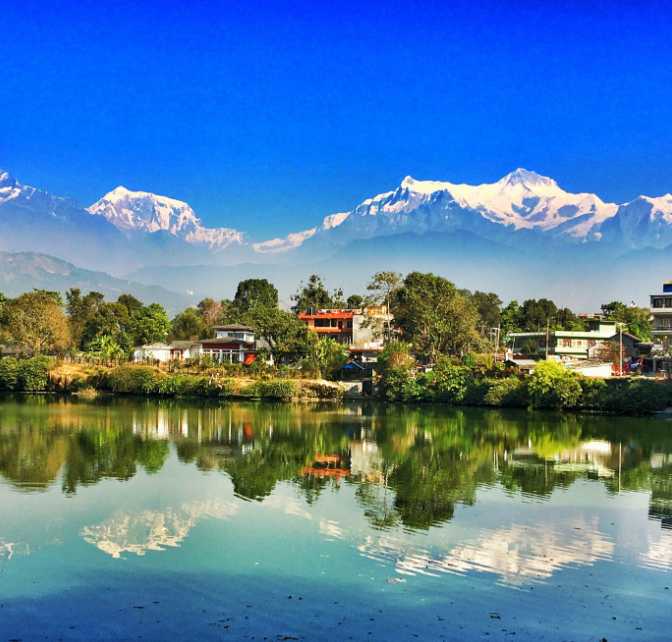
#> input picture Photos/nepal.png, 672 x 642 px
$ python splitmerge.py
#> lines starting #> are read from the running program, lines starting #| are printed output that depends on the picture
import cv2 as cv
import numpy as np
import sys
import os

img = cv.imread("Photos/nepal.png")
#> img is the input picture: shape (642, 672, 3); mean B, G, R 160.8, 122.7, 80.6

if img is None:
    print("Error: Could not read the image. Please check the file path.")
    print(f"Attempted to load from: {os.path.abspath('Photos/nepal.png')}")
    sys.exit(1)

cv.imshow("nepal",img)

blank = np.zeros(img.shape[:2],dtype='uint8')
b,g,r = cv.split(img)
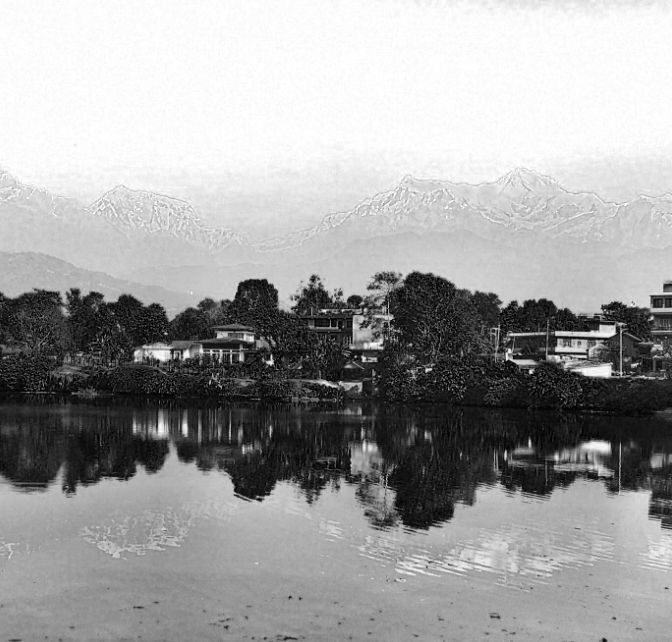
#> b: shape (642, 672); min 0, max 255, mean 160.8
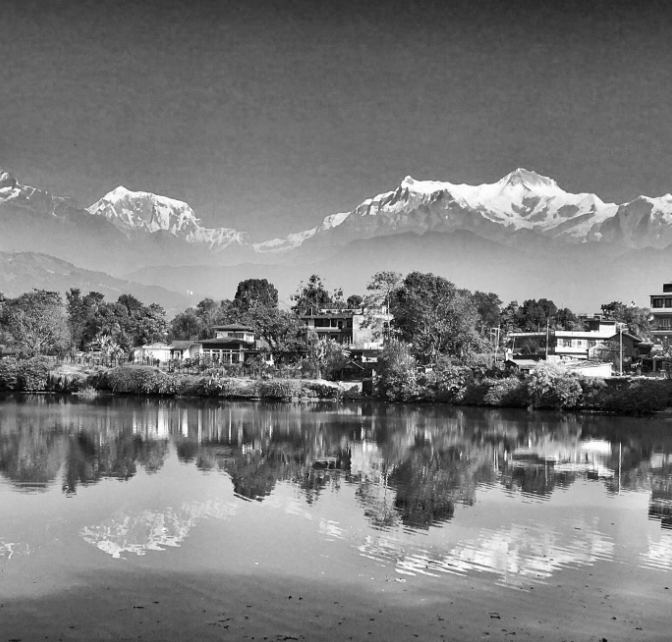
#> g: shape (642, 672); min 0, max 255, mean 122.7
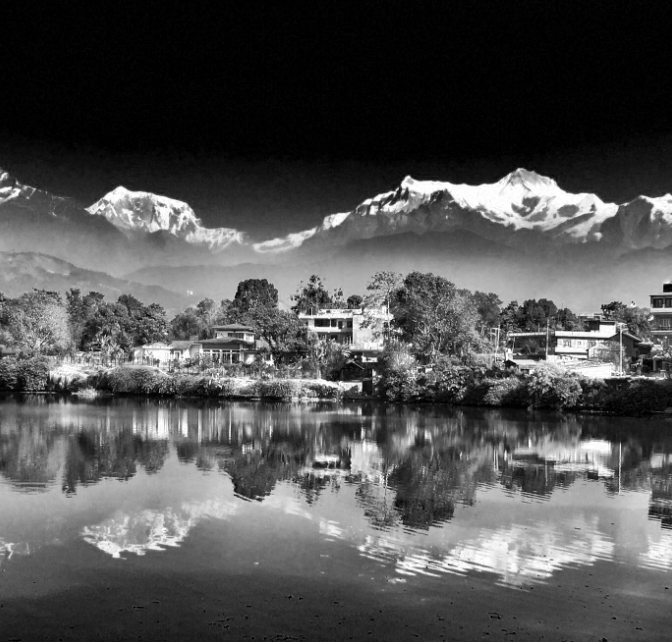
#> r: shape (642, 672); min 0, max 255, mean 80.6

cv.imshow("blue",b)
cv.imshow("red",r)
cv.imshow("green",g)

print(img.shape)
#| (642, 672, 3)
print(r.shape)
#| (642, 672)
print(g.shape)
#| (642, 672)
print(b.shape)
#| (642, 672)

merged = cv.merge([b,g,r])
cv.imshow("merge",merged)

blue = cv.merge([b,blank,blank])
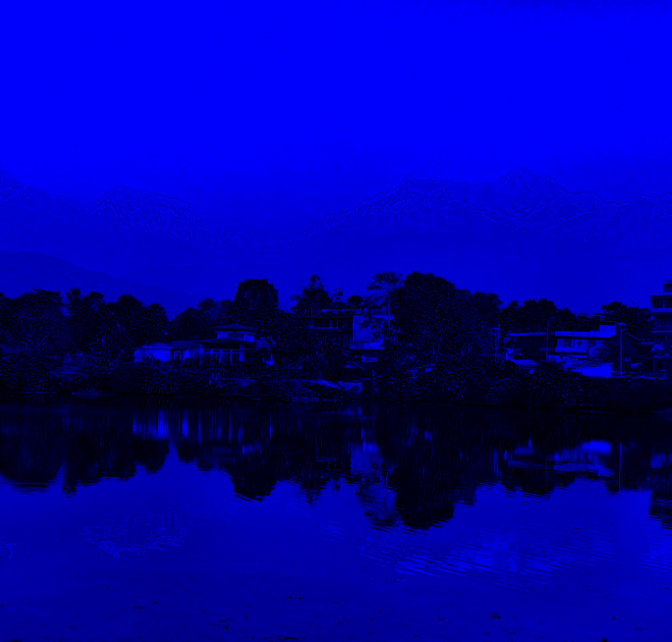
#> blue: shape (642, 672, 3); mean of channels 0, 1, 2 160.8, 0, 0; drawn as B, G, R
red = cv.merge([blank,blank,r])
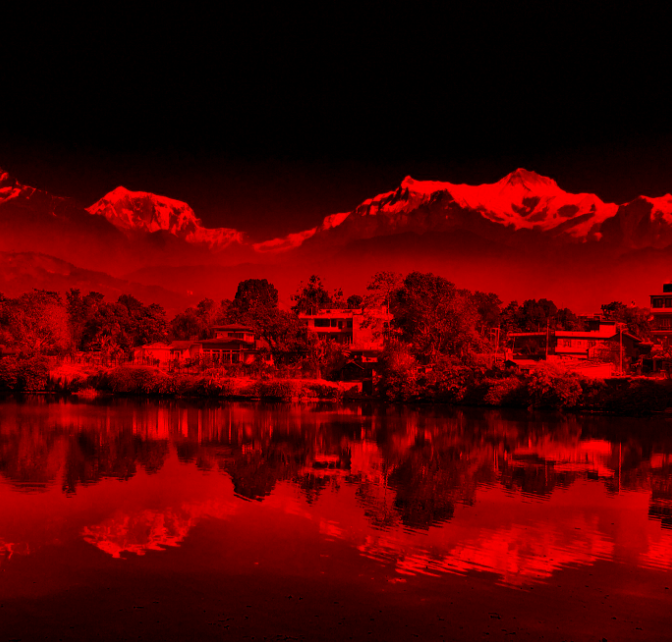
#> red: shape (642, 672, 3); mean of channels 0, 1, 2 0, 0, 80.6; drawn as B, G, R
green = cv.merge([blank,g,blank])
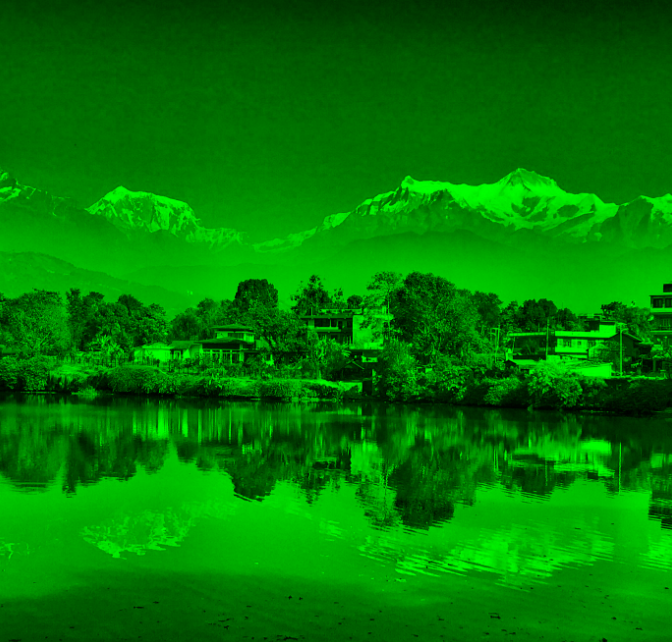
#> green: shape (642, 672, 3); mean of channels 0, 1, 2 0, 122.7, 0; drawn as B, G, R
cv.imshow("blue",blue)
cv.imshow("green",green)
cv.imshow("red",red)
cv.waitKey(0)

$ run again, with Photos/cat.png copied over Photos/nepal.png
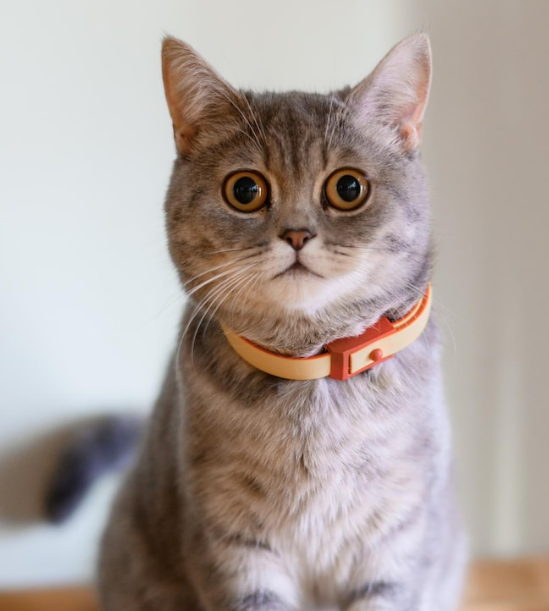
#> input picture Photos/cat.png, 549 x 611 px
#> img is the input picture: shape (611, 549, 3); mean B, G, R 157.5, 162.6, 173.8
#| (611, 549, 3)
#| (611, 549)
#| (611, 549)
#| (611, 549)
#> `red = cv.merge([blank,blank,r])`:
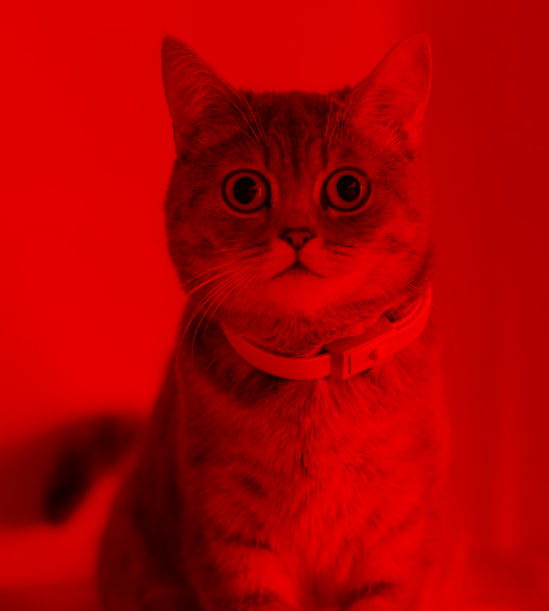
#> red: shape (611, 549, 3); mean of channels 0, 1, 2 0, 0, 173.8; drawn as B, G, R
#> `green = cv.merge([blank,g,blank])`:
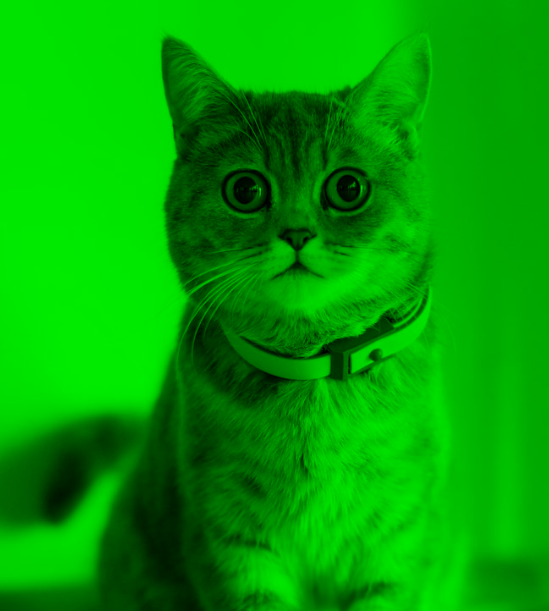
#> green: shape (611, 549, 3); mean of channels 0, 1, 2 0, 162.6, 0; drawn as B, G, R
